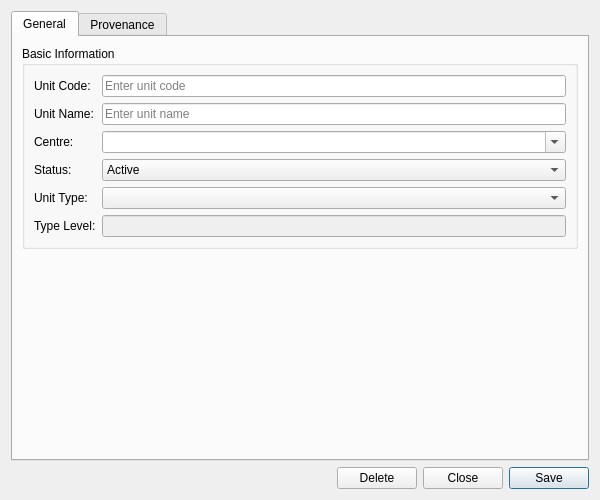
<?xml version="1.0" encoding="UTF-8"?>
<ui version="4.0">
 <class>BusinessUnitDetailDialog</class>
 <widget class="QWidget" name="BusinessUnitDetailDialog">
  <property name="geometry">
   <rect>
    <x>0</x>
    <y>0</y>
    <width>600</width>
    <height>500</height>
   </rect>
  </property>
  <property name="sizePolicy">
   <sizepolicy hsizetype="Preferred" vsizetype="Preferred">
    <horstretch>0</horstretch>
    <verstretch>0</verstretch>
   </sizepolicy>
  </property>
  <property name="minimumSize">
   <size>
    <width>600</width>
    <height>500</height>
   </size>
  </property>
  <property name="windowTitle">
   <string>Business Unit Details</string>
  </property>
  <layout class="QVBoxLayout" name="verticalLayout">
   <item>
    <widget class="QTabWidget" name="tabWidget">
     <property name="currentIndex"><number>0</number></property>
     <widget class="QWidget" name="generalTab">
      <attribute name="title"><string>General</string></attribute>
      <layout class="QVBoxLayout" name="generalLayout">
       <item>
        <widget class="QGroupBox" name="basicInfoGroup">
         <property name="title">
          <string>Basic Information</string>
         </property>
         <layout class="QFormLayout" name="formLayout">
          <item row="0" column="0">
           <widget class="QLabel" name="label_codeEdit">
            <property name="text">
             <string>Unit Code:</string>
            </property>
           </widget>
          </item>
          <item row="0" column="1">
           <widget class="QLineEdit" name="codeEdit">
            <property name="placeholderText">
             <string>Enter unit code</string>
            </property>
           </widget>
          </item>
          <item row="1" column="0">
           <widget class="QLabel" name="label_nameEdit">
            <property name="text">
             <string>Unit Name:</string>
            </property>
           </widget>
          </item>
          <item row="1" column="1">
           <widget class="QLineEdit" name="nameEdit">
            <property name="placeholderText">
             <string>Enter unit name</string>
            </property>
           </widget>
          </item>
          <item row="2" column="0">
           <widget class="QLabel" name="label_businessCentreCombo">
            <property name="text">
             <string>Centre:</string>
            </property>
           </widget>
          </item>
          <item row="2" column="1">
           <widget class="QComboBox" name="businessCentreCombo">
            <property name="editable">
             <bool>true</bool>
            </property>
           </widget>
          </item>
          <item row="3" column="0">
           <widget class="QLabel" name="label_statusCombo">
            <property name="text">
             <string>Status:</string>
            </property>
           </widget>
          </item>
          <item row="3" column="1">
           <widget class="QComboBox" name="statusCombo">
            <item>
             <property name="text">
              <string>Active</string>
             </property>
            </item>
            <item>
             <property name="text">
              <string>Inactive</string>
             </property>
            </item>
            <item>
             <property name="text">
              <string>Closed</string>
             </property>
            </item>
           </widget>
          </item>
          <item row="4" column="0">
           <widget class="QLabel" name="label_unitTypeCombo">
            <property name="text">
             <string>Unit Type:</string>
            </property>
           </widget>
          </item>
          <item row="4" column="1">
           <widget class="QComboBox" name="unitTypeCombo"/>
          </item>
          <item row="5" column="0">
           <widget class="QLabel" name="label_unitTypeLevelEdit">
            <property name="text">
             <string>Type Level:</string>
            </property>
           </widget>
          </item>
          <item row="5" column="1">
           <widget class="QLineEdit" name="unitTypeLevelEdit">
            <property name="enabled">
             <bool>false</bool>
            </property>
            <property name="readOnly">
             <bool>true</bool>
            </property>
           </widget>
          </item>
         </layout>
        </widget>
       </item>
       <item>
        <spacer name="verticalSpacer">
         <property name="orientation">
          <enum>Qt::Vertical</enum>
         </property>
         <property name="sizeHint" stdset="0">
          <size>
           <width>20</width>
           <height>40</height>
          </size>
         </property>
        </spacer>
       </item>
      </layout>
     </widget>
     <widget class="QWidget" name="provenanceTab">
      <attribute name="title"><string>Provenance</string></attribute>
      <layout class="QVBoxLayout" name="provenanceTabLayout">
       <item>
        <widget class="ores::qt::ProvenanceWidget" name="provenanceWidget" native="true"/>
       </item>
      </layout>
     </widget>
    </widget>
   </item>
   <item>
    <layout class="QHBoxLayout" name="buttonLayout">
     <item>
      <spacer name="horizontalSpacer">
       <property name="orientation">
        <enum>Qt::Horizontal</enum>
       </property>
       <property name="sizeHint" stdset="0">
        <size>
         <width>40</width>
         <height>20</height>
        </size>
       </property>
      </spacer>
     </item>
     <item>
      <widget class="QPushButton" name="deleteButton">
       <property name="text">
        <string>Delete</string>
       </property>
      </widget>
     </item>
     <item>
      <widget class="QPushButton" name="closeButton">
       <property name="text">
        <string>Close</string>
       </property>
      </widget>
     </item>
     <item>
      <widget class="QPushButton" name="saveButton">
       <property name="text">
        <string>Save</string>
       </property>
       <property name="default">
        <bool>true</bool>
       </property>
      </widget>
     </item>
    </layout>
   </item>
  </layout>
 </widget>
 <customwidgets>
  <customwidget>
   <class>ores::qt::ProvenanceWidget</class>
   <extends>QWidget</extends>
   <header>ores.qt/ProvenanceWidget.hpp</header>
  </customwidget>
 </customwidgets>
 <resources/>
 <connections/>
</ui>
